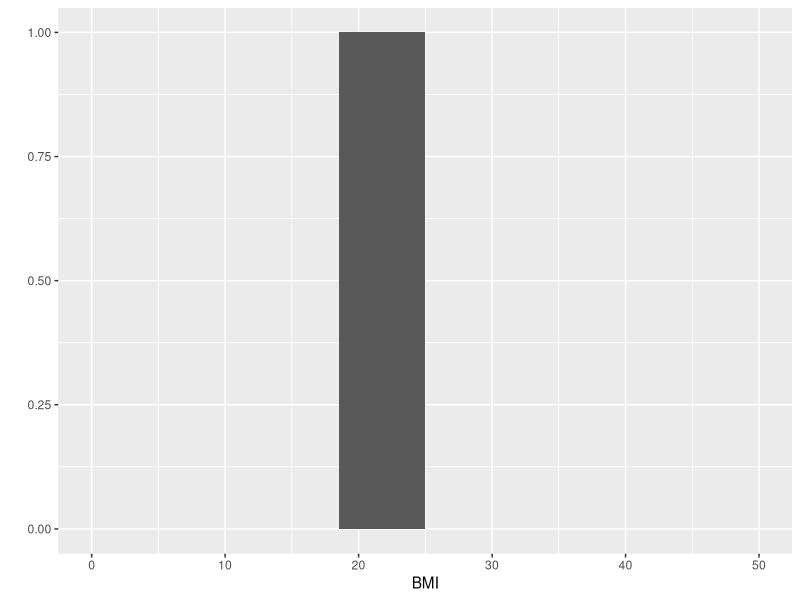

Source code (R):
## ---- chunk 1
library(ggplot2)
qplot(0:50, rep(1, 51), geom = "blank") + 
    geom_rect(aes(xmin=18.5, xmax=25, ymin=0, ymax=1)) + xlab("BMI") + ylab("")
